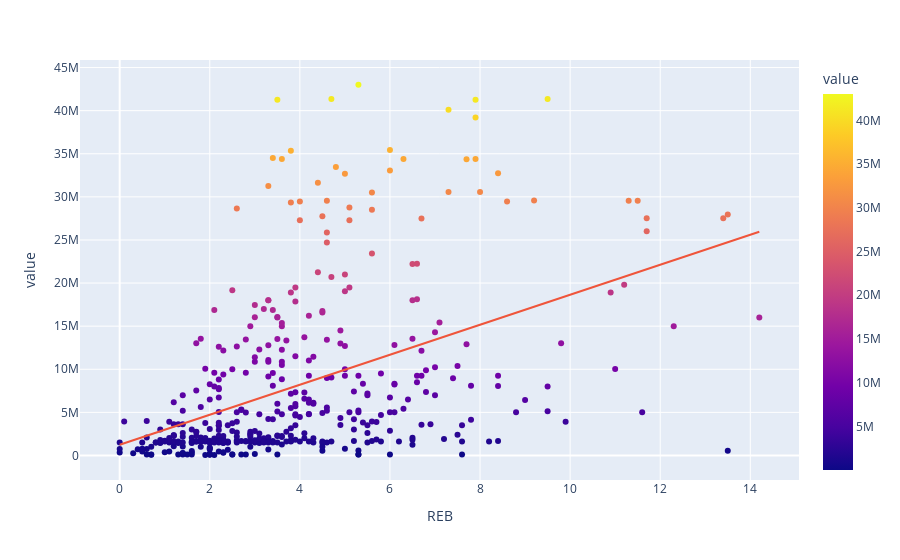

The cell this chart's notebook holds for it:
### Code cell
figreb = px.scatter(dfgraf,x='REB',y='value',color='value',trendline='ols')
figreb.show()

### Figure 1 — Plotly figure (JSON) as saved in the notebook; plotly's stock layout.template omitted (floating-point values rounded to 4 significant figures; data arrays with more than 128 entries replaced by an {"elided": "..."} marker saying what was removed)
{"data": [{"hovertemplate": "REB=%{x}<br>value=%{marker.color}<extra></extra>", "legendgroup": "", "marker": {"color": {"elided": "523 int values"}, "coloraxis": "coloraxis", "symbol": "circle"}, "mode": "markers", "name": "", "orientation": "v", "showlegend": false, "type": "scatter", "x": {"elided": "523 float values"}, "xaxis": "x", "y": {"elided": "523 int values"}, "yaxis": "y"}, {"hovertemplate": "<b>OLS trendline</b><br>value = 1.73959e+06 * REB + 1.24498e+06<br>R<sup>2</sup>=0.205460<br><br>REB=%{x}<br>value=%{y} <b>(trend)</b><extra></extra>", "legendgroup": "", "marker": {"symbol": "circle"}, "mode": "lines", "name": "", "showlegend": false, "type": "scatter", "x": {"elided": "418 float values"}, "xaxis": "x", "y": {"elided": "418 float values"}, "yaxis": "y"}], "layout": {"coloraxis": {"colorbar": {"title": {"text": "value"}}, "colorscale": [[0, "#0d0887"], [0.1111, "#46039f"], [0.2222, "#7201a8"], [0.3333, "#9c179e"], [0.4444, "#bd3786"], [0.5556, "#d8576b"], [0.6667, "#ed7953"], [0.7778, "#fb9f3a"], [0.8889, "#fdca26"], [1, "#f0f921"]]}, "legend": {"tracegroupgap": 0}, "margin": {"t": 60}, "xaxis": {"anchor": "y", "domain": [0, 1], "title": {"text": "REB"}}, "yaxis": {"anchor": "x", "domain": [0, 1], "title": {"text": "value"}}}}
